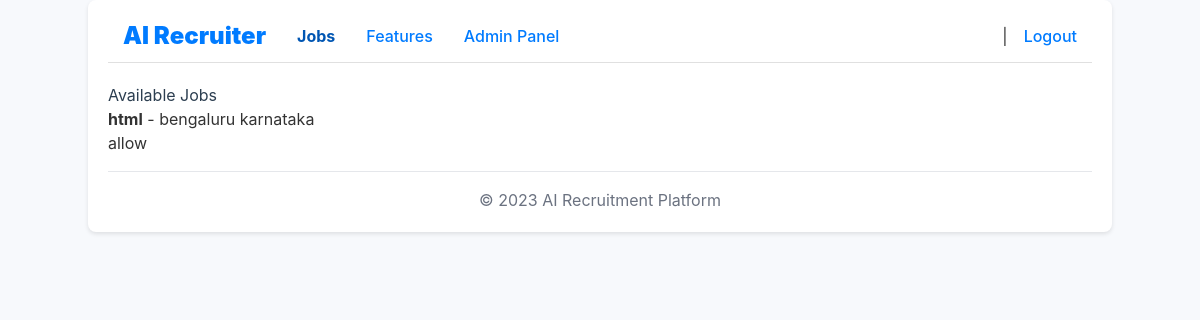
Screenshot of /jobs/ (signed in) with the database file from the repository.
### jobs/models.py (models this page shows, shortened)
class Job(models.Model):
    title = models.CharField(max_length=255, help_text="The title of the job position.")
    description = models.TextField(help_text="A detailed description of the job role and responsibilities.")
    responsibilities = models.TextField(blank=True, null=True, help_text="Key responsibilities of the role.")
    requirements = models.TextField(blank=True, null=True, help_text="Required qualifications and skills.")
    location = models.CharField(max_length=255, blank=True, null=True, help_text="Job location (e.g., City, Country).")
    employment_type = models.CharField(
        max_length=100,
        blank=True, null=True,
        help_text="Type of employment (e.g., Full-time, Part-time, Contract)."
    )
    salary_range = models.CharField(
        max_length=100,
        blank=True, null=True,
        help_text="Salary range for the position (e.g., '$50,000 - $70,000')."
    )
    posted_by = models.ForeignKey(
        settings.AUTH_USER_MODEL,
        on_delete=models.SET_NULL, # If the user is deleted, don't delete the job
        null=True, # Allow the job to exist without a poster for a while if needed
        related_name='jobs_posted', # Access jobs from a user: user.jobs_posted.all()
        help_text="The user who posted this job."
    )
    created_at = models.DateTimeField(auto_now_add=True)
    updated_at = models.DateTimeField(auto_now=True)
    published_date = models.DateTimeField(
        default=timezone.now, # Default to now if not specified
        help_text="Date and time the job was made public."
    )
    status = models.CharField(
        max_length=10,
        choices=JOB_STATUS_CHOICES,
        default='draft', # Default to draft, requires explicit publish
        help_text="Current status of the job posting."
    )
    is_active = models.BooleanField(
        default=True,
        help_text="Designates whether the job posting is visible to candidates."
    )
    class Meta:
        verbose_name = 'Job Posting'
        verbose_name_plural = 'Job Postings'
        ordering = ['-published_date', 'title'] # Order by publish date (newest first), then title

### jobs/views.py (the view)
# urls.py: path('', views.JobListView.as_view(), name='job_list'),
class JobListView(View):
    template_name = 'jobs/job_list.html'
    def get(self, request, *args, **kwargs):
        jobs = Job.objects.filter(is_active=True, status='open').order_by('-published_date')
        context = {'jobs': jobs}
        return render(request, self.template_name, context)

### templates/jobs/job_list.html (shortened to what this page needs)
{% extends 'base.html' %}
{% block content %}
<h1>Available Jobs</h1>
{% if jobs %}
    <ul>
        {% for job in jobs %}
            <li>
                <a href="{% url 'jobs:job_detail' job_id=job.id %}">
                    <strong>{{ job.title }}</strong> - {{ job.location|default:"N/A" }}
                </a>
                <p>{{ job.description|truncatewords:30 }}</p>
            </li>
        {% endfor %}
    </ul>
{% else %}
    <p>No jobs posted yet. Please check back later.</p>
{% endif %}
{% endblock %}

### templates/base.html (style rules this page uses)
body { font-family: 'Inter', sans-serif; background-color: #f7f9fc; color: #333; }
h1, h2 { margin-bottom: 15px; color: #2c3e50; }

### rows the page displays
Job: title "html", location "bengaluru karnataka", description "allow"
